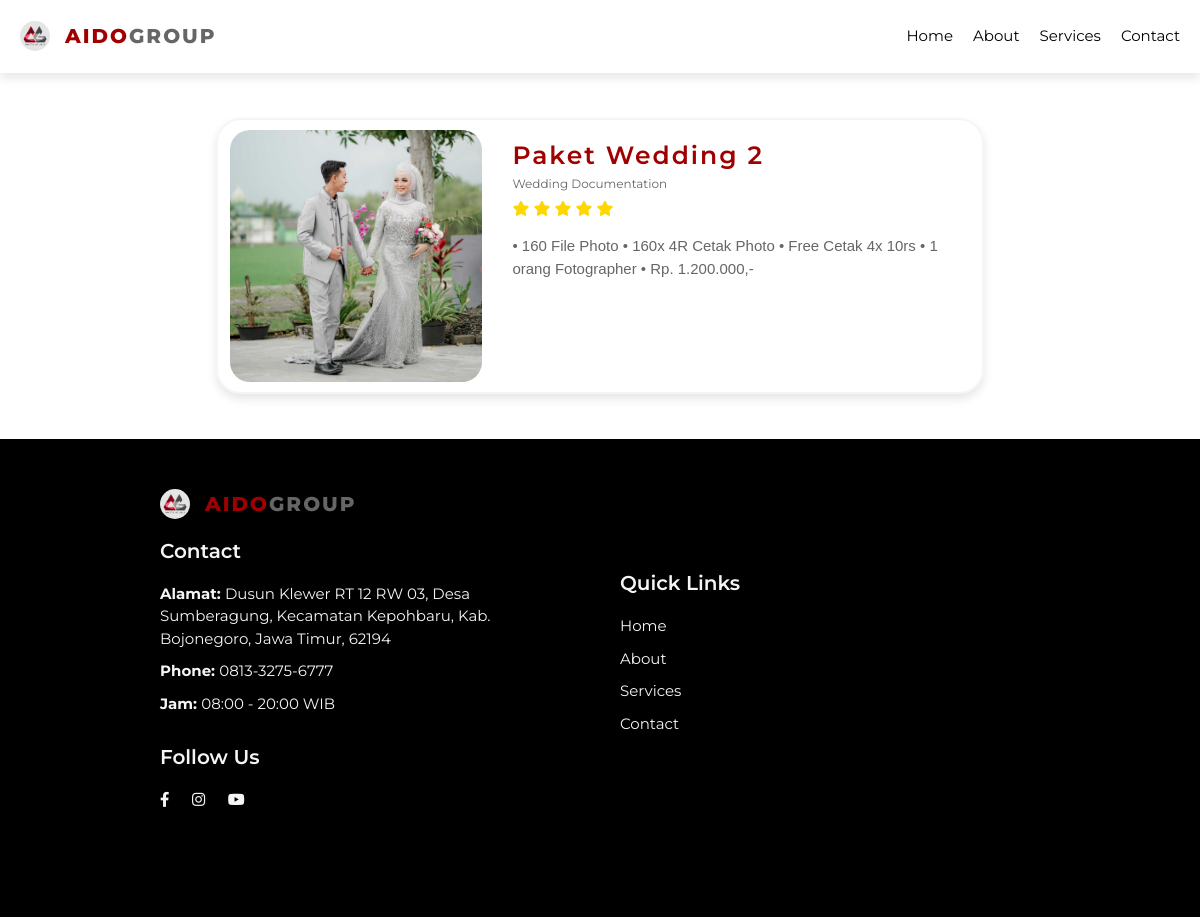
The app's page /productDetails.php?id=7 with its own data.
### tables this page shows
CREATE TABLE `product` (
  `id` int(11) NOT NULL,
  `nama` varchar(30) NOT NULL,
  `deskripsi` varchar(512) NOT NULL,
  `rating` tinyint(4) NOT NULL,
  `kategori` varchar(30) NOT NULL,
  `gambar` varchar(50) NOT NULL
);

### productDetails.php (the view, shortened to what this page needs)
<?php
require 'functions.php';
$id = $_GET['id'];
$data = mysqli_query($connection, "SELECT * FROM product WHERE id = '$id'");
?>
<!DOCTYPE html>
<html lang="en">
<head>
  <link href="https://cdn.jsdelivr.net/npm/bootstrap@5.2.3/dist/css/bootstrap.min.css" rel="stylesheet">
  <link rel="stylesheet" href="https://cdnjs.cloudflare.com/ajax/libs/font-awesome/6.2.0/css/all.min.css" />
  <link rel="stylesheet" href="styles.css">
</head>
<body>
  <div class="wrapper">
    <section class="header">
      <a href="index.php" class="logo">
        <img src="/img/aidogroup.jpg" alt="logo">
        AIDO<span>GROUP</span>
      </a>
      <nav class="navbar">
        <a href="/index.php">Home</a>
        <a href="/index.php">About</a>
        <a href="/services.php">Services</a>
        <a href="/index.php">Contact</a>
      </nav>
    </section>
    <section class="detail">
      <?php
      while ($product = mysqli_fetch_assoc($data)) {
      ?>
        <div class="pro">
          <div class="thumbnail">
            <img src="/img/<?php echo $product['gambar']; ?>" alt="product">
          </div>
          <div class="desc">
            <h5><?php echo $product['nama']; ?></h5>
            <span><?php echo $product['kategori']; ?></span>
            <div class="star">
              <?php
              for ($i = 0; $i < $product['rating']; $i++) {
              ?>
                <i class="fas fa-star"></i>
              <?php
              }
              ?>
            </div>
            <p><?php echo $product['deskripsi']; ?></p>
          </div>
        </div>
      <?php
      }
      ?>
  </div>
  <section id="contact" class="footer">
    <footer class="section-p1">
      <div class="col">
        <a href="#" class="logo">
          <img src="/img/aidogroup.jpg" alt="logo">
          AIDO<span>GROUP</span>
        </a>
        <h4>Contact</h4>
        <p><strong>Alamat: </strong>Dusun Klewer RT 12 RW 03, Desa Sumberagung, Kecamatan Kepohbaru, Kab.
          Bojonegoro, Jawa Timur, 62194</p>
        <p><strong>Phone: </strong>0813-3275-6777</p>
        <p><strong>Jam: </strong>08:00 - 20:00 WIB</p>
        <div class="follow">
          <h4>Follow Us</h4>
          <a href="https://www.facebook.com/aido.aido.98" target="_blank"><i class="fab fa-facebook-f"></i></a>
          <a href="https://www.instagram.com/aido_group/" target="_blank"><i class="fab fa-instagram"></i></a>
          <a href="https://www.youtube.com/channel/UC1zgo87gQRqhcVPyzhktplA" target="_blank"><i class="fab fa-youtube"></i></a>
        </div>
      </div>
      <div class="col">
        <h4>Quick Links</h4>
        <a href="/index.php">Home</a>
        <a href="/index.php">About</a>
        <a href="/services.php">Services</a>
        <a href="/index.php">Contact</a>
    </footer>
  </section>
</body>
</html>

### styles.css (style rules this page uses)
:root { --maroon: #a00000; --light-maroon: #ED0000; --abuabu: #666666; --white: #fff; --black: #000; --light-black: #666; --light-white: #f5f5f5; --dark-bg: rgba(0,0,0,0.5); --border: .1rem solid #aaa; --box-shadow: 0 .5rem 1rem rgba(0,0,0,0.1); }
* { font-family: 'Montserrat',sans-serif; margin: 0; padding: 0; box-sizing: border-box; outline: none; border: none; transition: all 0.4s ease-in-out; }
* > img { user-select: none; pointer-events: none; }
html { font-size: 62.5%; scroll-behavior: smooth; scroll-padding-top: 20rem; }
body { background: var(--white); }
a { text-decoration: none; font-style: normal; color: var(--black); }
section { padding: 5rem 10%; }
.header { position: sticky; padding: 2rem; display: flex; justify-content: space-between; align-items: center; box-shadow: var(--box-shadow); top: 0; z-index: 1000; background: var(--white); }
.header .logo { font-weight: 800; font-size: 2rem; color: var(--maroon); letter-spacing: 2px; cursor: pointer; display: flex; align-items: center; }
.header .logo img { height: 3rem; margin-right: 1.5rem; border-radius: 50%; }
.header .logo span { color: var(--abuabu); }
.header .navbar a { font-size: 1.5rem; margin-left: 2rem; color: var(--black); }
.detail { padding: 3rem 10%; display: flex; justify-content: center; align-items: center; background: var(--white); }
.detail .pro { width: 80%; min-width: 250px; padding: 10px 12px; border: 2px solid var(--light-white); border-radius: 25px; box-shadow: var(--box-shadow); margin: 15px 0; display: flex; }
.detail .pro .thumbnail { width: 50%; margin-right: 30px; }
.detail .pro img { aspect-ratio: 1 / 1; width: 100%; object-fit: cover; border-radius: 20px; }
.detail .pro .desc { text-align: start; padding: 10px 0; width:auto; }
.detail .pro .desc span { font-size: 1.2rem; color: var(--abuabu); }
.detail .pro .desc p { font-family: 'Helvetica', sans-serif; font-size: 1.5rem; color: var(--light-black); margin-bottom: 20px; padding: 10px 0; }
.detail .pro .desc h5 { font-size: 2.5rem; color: var(--maroon); font-weight: 600; letter-spacing: 2px; }
.detail .pro .desc .star { font-size: 1.5rem; color: gold; font-weight: 600; margin: 5px 0; }
.footer { padding: 5rem 10%; background: var(--black); display: flex; justify-content: space-between; align-items: center; }
.footer .section-p1 { width: 100%; display: flex; align-items: center; justify-content: space-evenly; margin-bottom: 20px; padding: 0 20px; }
.footer .col { display: flex; flex-direction: column; flex-wrap: wrap; align-items: flex-start; margin-bottom: 20px; padding: 0 20px; width: auto; }
.footer .logo { font-weight: 800; font-size: 2rem; color: var(--maroon); letter-spacing: 2px; cursor: pointer; display: flex; align-items: center; margin-bottom: 20px; }
.footer .logo img { height: 3rem; margin-right: 1.5rem; border-radius: 50%; }
.footer .logo span { color: var(--abuabu); }
footer .col h4 { font-size: 2rem; margin-bottom: 20px; color: var(--light-white); font-weight: 600; }
footer .col a { font-size: 1.5rem; color: var(--light-white); margin-bottom: 10px; }
footer .col .follow { margin-top: 20px; }
footer .col .follow i { margin-right: 20px; align-items: center; margin-bottom: 20px; }
footer .col p { font-size: 1.5rem; color: var(--light-white); margin-bottom: 10px; }
@media (max-width:1200px) { section { padding: 3rem 5%; } }

### records on screen
product: gambar (picture), nama "Paket Wedding 2", kategori "Wedding Documentation", rating 5 (drawn), deskripsi "• 160 File Photo • 160x 4R Cetak Photo • Free Cetak 4x 10rs • 1 orang Fotographer • Rp. 1.200.000,-"
